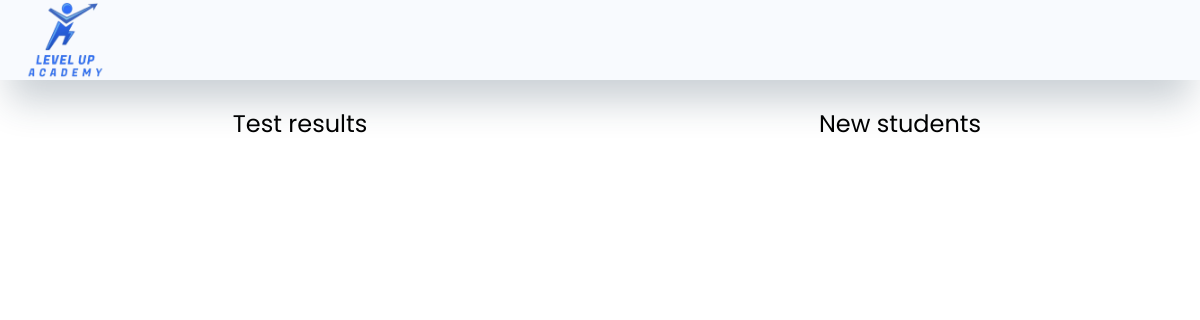
The page /list/ (signed in) on the database as committed earlier.
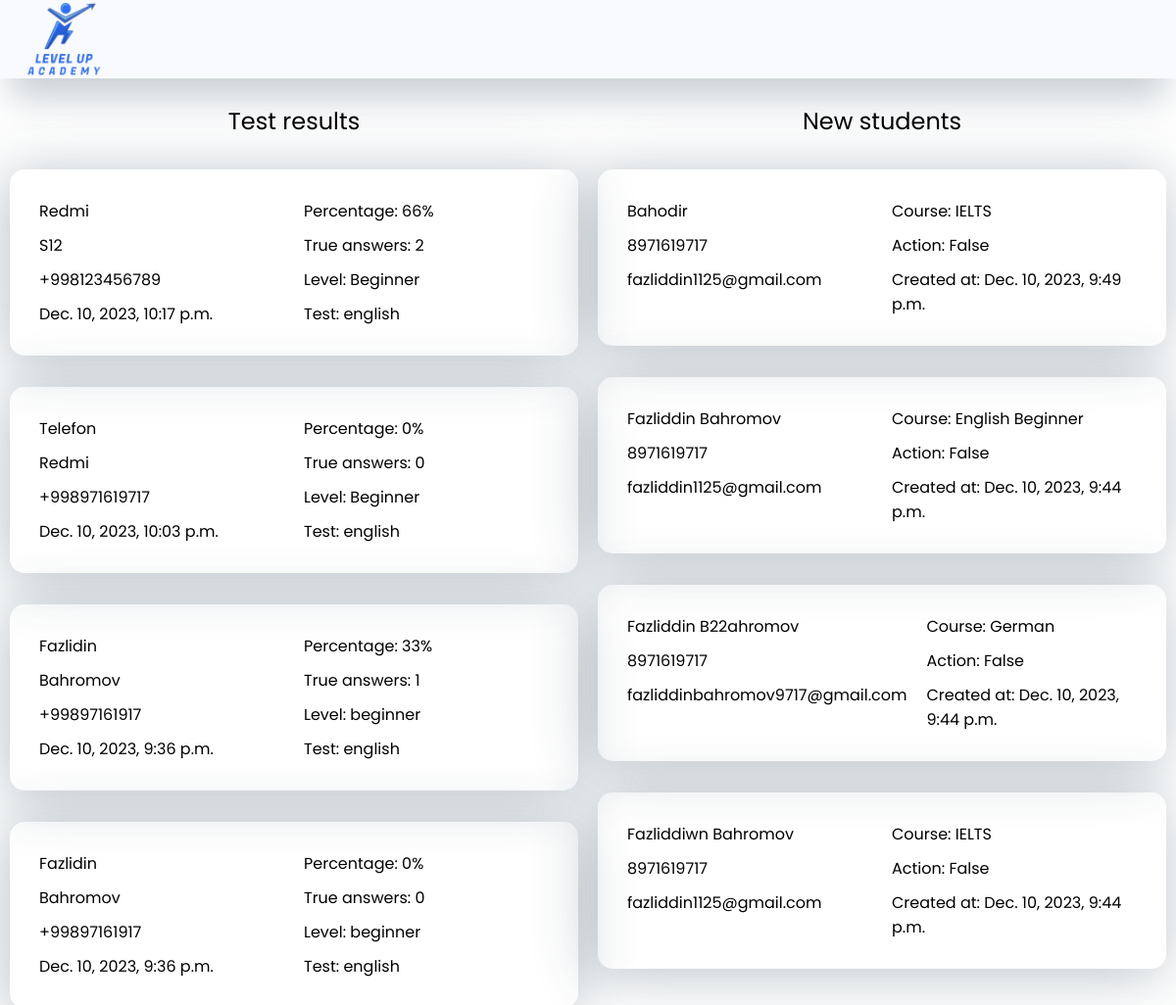
The same page on the database as committed later.
### main/models.py (models this page shows, shortened)
class CheckTest(models.Model):
    first_name = models.CharField(max_length=50)
    test = models.ForeignKey(Test, on_delete=models.CASCADE)
    last_name = models.CharField(max_length=50)
    phone_number = models.CharField(max_length=20)
    found_question = models.PositiveBigIntegerField(default=0)
    user_passed = models.BooleanField(default=False)
    percentage = models.PositiveBigIntegerField(default=0)
    level = models.CharField(max_length=25, default='beginner')
    created_at = models.DateTimeField(auto_now_add=True)

class Test(models.Model):
    category = models.ForeignKey(Category, on_delete=models.CASCADE)
    title = models.CharField(max_length=250)
    spending_time = models.PositiveBigIntegerField(default=5)
    percentage = models.PositiveBigIntegerField(default=60)
    def __str__(self):
        return self.title

class Customer(models.Model):
    name = models.CharField(max_length=20, null=True, blank=True)
    phone_number = models.CharField(max_length=25)
    email = models.EmailField(null=True, blank=True)
    checked = models.BooleanField(default=False, blank=True, null=True)
    course = models.ForeignKey(Course, on_delete=models.PROTECT, null=True, blank=True)
    created_at = models.DateTimeField(auto_now_add=True)

class Course(models.Model):
    name = models.CharField(max_length=50)
    month = models.FloatField()
    price = models.FloatField()
    student = models.IntegerField()
    title = models.CharField(max_length=150, default='Lorem ipsum, dolor sit amet consectetur adipisicing elit. Aspernatur, fuga?')
    language = models.CharField(max_length=20, default='english')
    def __str__(self):
        return self.name

### main/views.py (the view)
# urls.py: path('list/', ListView.as_view(), name='list'),
class ListView(LoginRequiredMixin, View):
    def get(self, request):
        check_test = CheckTest.objects.all().order_by('-created_at')
        customers = Customer.objects.all().order_by('-created_at')
        context = {
            'checks': check_test,
            'customers': customers
        }
        return render(request, 'list.html', context)

### templates/list.html (shortened to what this page needs)
{% load static %}
<!DOCTYPE html>
<html lang="en">
<head>
    <link rel="stylesheet" href="{% static 'css/test.css' %}">
</head>
<body>
    <div class="navbar-test">
        <img  class="logo-test" src="{% static 'images/logo.png' %}" >
    </div>
    <div class="test-cotainer">
      <div class="test-block1">
            <div class="a-form" >
                <div class="a-title">Test results</div>
              {% for check_test in checks %}
              <div class="q-check">
                <div class="part1">
                    <div class="inp-data">
                        {{ check_test.first_name }}
                    </div>
                    <div class="inp-data">
                        {{ check_test.last_name }}
                    </div>
                    <div class="inp-data">
                        {{ check_test.phone_number  }}
                    </div>
                    <div class="inp-data">
                        {{ check_test.created_at }}
                    </div>
                </div>
                <div class="part1">
                    <div class="inp-data">
                        Percentage: {{ check_test.percentage }}%
                    </div>
                    <div class="inp-data">
                        True answers: {{ check_test.found_question }}
                    </div>
                    <div class="inp-data">
                        Level: {{ check_test.level }}
                    </div>
                    <div class="inp-data">
                        Test: {{ check_test.test }}
                    </div>
                </div>
            </div>
              {% endfor %}
            </div>
            <div class="a-form" >
                <div class="a-title">New students</div>
               {% for customer in customers %}
               <div class="q-check">
                <div class="part1">
                    <div class="inp-data">
                        {{ customer.name }}
                    </div>
                    <div class="inp-data">
                        {{ customer.phone_number }}
                    </div>
                    <div class="inp-data">
                        {{ customer.email  }}
                    </div>
                </div>
                <div class="part1">
                    <div class="inp-data">
                        Course:  {{ customer.course }}
                    </div>
                    <div class="inp-data">
                        Action:    {{ customer.checked }}
                    </div>
                    <div class="inp-data">
                        Created at:  {{ customer.created_at }}
                    </div>
                </div>
            </div>
               {% endfor %}
            </div>
      </div>
       </div>
</body>
</html>

### static/css/test.css (style rules this page uses)
* { padding: 0; margin: 0; box-sizing: border-box; }
.navbar-test { height: 10vh; width: 100%; text-align: center; backdrop-filter: blur(15px); background-color: rgba(244,247,253,.6); display: flex; justify-content: start; align-items: center; font-size: 25px; box-shadow: 0px 31px 37px -10px rgba(34, 60, 80, 0.24); font-family: 'Poppins', sans-serif; padding-left: 25px; font-family: 'Poppins', sans-serif; }
.logo-test { width: 80px; height: 80px; }
.a-title { display: flex; margin-top: 1rem; align-items: center; justify-content: center; width: 100%; font-size: 1.5rem; }
.a-form { margin-top: 0.5rem 2rem; padding: 10px; }
.q-check { box-shadow: -4px 5px 60px 1px rgba(34, 60, 80, 0.31); padding: 20px; border-radius: 15px; margin-top: 2rem; display: grid; grid-template-columns: 1fr 1fr; font-family: 'Poppins', sans-serif; }
.inp-data { font-family: 'Poppins', sans-serif; margin: 10px; }
.test-block1 { display: grid; grid-template-columns: 1fr 1fr; font-family: 'Poppins', sans-serif; }

Rows that differ between the two databases and show on the page:
added CheckTest: first_name "Redmi", last_name "S12", phone_number "+998123456789", created_at "Dec. 10, 2023, 10:17 p.m.", percentage "66", found_question "2", level "Beginner", test "english"
added CheckTest: first_name "Telefon", last_name "Redmi", phone_number "+998971619717", created_at "Dec. 10, 2023, 10:03 p.m.", percentage "0", found_question "0", level "Beginner", test "english"
added CheckTest: first_name "Fazlidin", last_name "Bahromov", phone_number "+99897161917", created_at "Dec. 10, 2023, 9:36 p.m.", percentage "33", found_question "1", level "beginner", test "english"
added CheckTest: first_name "Fazlidin", last_name "Bahromov", phone_number "+99897161917", created_at "Dec. 10, 2023, 9:36 p.m.", percentage "0", found_question "0", level "beginner", test "english"
added Customer: name "Bahodir", phone_number "8971619717", email "fazliddin1125@gmail.com", course "IELTS", checked "False", created_at "Dec. 10, 2023, 9:49 p.m."
added Customer: name "Fazliddin Bahromov", phone_number "8971619717", email "fazliddin1125@gmail.com", course "English Beginner", checked "False", created_at "Dec. 10, 2023, 9:44 p.m."
added Customer: name "Fazliddin B22ahromov", phone_number "8971619717", email "fazliddinbahromov9717@gmail.com", course "German", checked "False", created_at "Dec. 10, 2023, 9:44 p.m."
added Customer: name "Fazliddiwn Bahromov", phone_number "8971619717", email "fazliddin1125@gmail.com", course "IELTS", checked "False", created_at "Dec. 10, 2023, 9:44 p.m."
